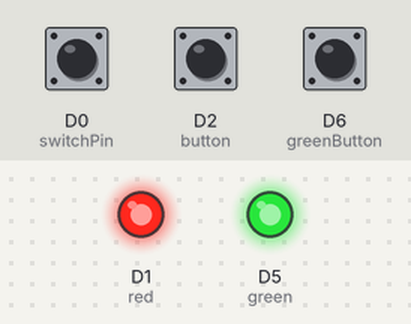
Bench run of a sketch on a simulated Particle Photon. Parts: output pins drawn as LEDs (lit = HIGH). The test bench sets the inputs (shaded band); at power-on: D0 (switchPin) HIGH, D6 (greenButton) HIGH, D2 (button) HIGH.

Above: at 1.5 s.
1.6 s: D0 (switchPin) pulled LOW for 0.6 s
At 2.3 s:
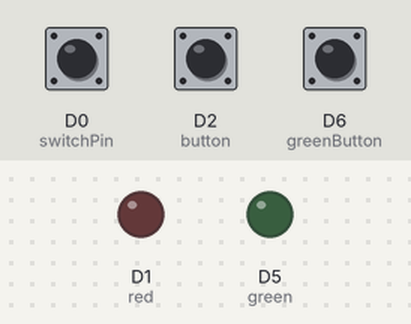
3.9 s: D6 (greenButton) pulled LOW for 0.6 s
At 5.2 s:
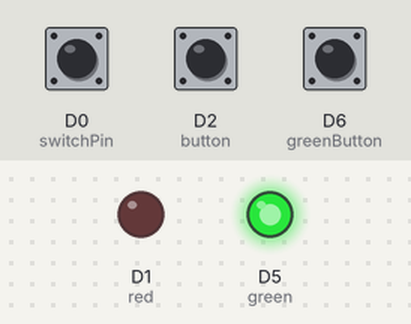
6.0 s: D0 (switchPin) pulled LOW for 1 s
At 8.2 s:
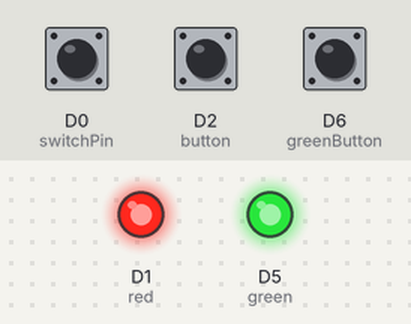
8.7 s: D0 (switchPin) pulled LOW for 3.2 s
At 9.6 s:
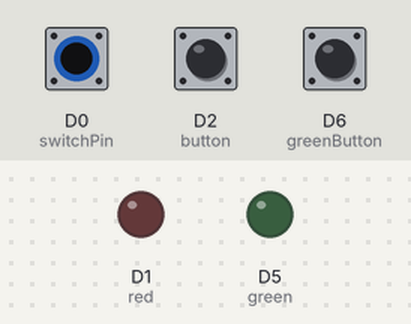
Timing chart, 0 to 13.7 s (numbered marks = the images above; inputs shaded):
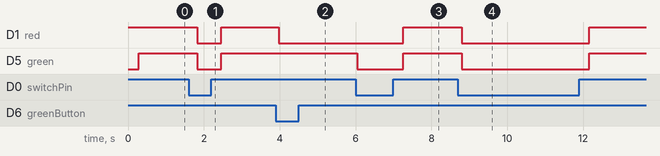

The sketch:

PhotonDnD.ino
```cpp
/*
 * Project PhotonDnD
 * Description:
 * Author:
 * Date:
 */

// global variables
int red = D1;       // red led
int green = D5;     // green led
int button = D2;    // red button
int greenButton = D6; // green button
int switchPin = D0;  // toggle switch used for on/off
// String ledStatus = "red";
bool switchStatusChanged = true;  // needed to only run on/off loop on change event
int switchStatus;
int currentSwitchVal;

// setup() runs once, when the device is first turned on.
void setup() {
    //for LEDs and Button
    pinMode(button, INPUT_PULLUP);
    pinMode(greenButton, INPUT_PULLUP);
    pinMode(red, OUTPUT);
    pinMode(green, OUTPUT);

    //set starting status with both lights on
    digitalWrite(red, HIGH);
    digitalWrite(green, LOW);

    //initiate switch
    pinMode(switchPin, INPUT_PULLUP);

    //publish blue starting colour at launch
    Particle.publish("LedColor","blue", PRIVATE);
}

void loop() {
    int redButtonState = digitalRead(button);

//only change colours when master power is on
if(currentSwitchVal == HIGH) {
    if(redButtonState == LOW) {
        // ledStatus = "red";
        Particle.publish("LedColor","red", PRIVATE); //publish the new color so the listener can act
        digitalWrite(green, LOW);
        digitalWrite(red, HIGH);
    }
    // Wait 0.5 seconds before checking button again.  If you hold button, you get toggle every 0.5 seconds.

    delay(500);


    int greenButtonState = digitalRead(greenButton);
    if(greenButtonState == LOW) {
        //publish the new color so the listener can act
        Particle.publish("LedColor","green", PRIVATE);
        // ledStatus = "green";
        digitalWrite(green, HIGH);
        digitalWrite(red, LOW);
    }
}

    //Switch section for master on/off switch that overrides red/green toggle
    currentSwitchVal = digitalRead(switchPin);

    // //because this is in loop() and we don't want to toggle on/off nonstop, we only want to toggle on/off when the switch changes position.
    if (currentSwitchVal != switchStatus) {
        switchStatusChanged = true;
        Particle.publish("Changed to Switch Val of",String(currentSwitchVal),PRIVATE);
    }

    if(switchStatusChanged == true) {
        switchStatus = currentSwitchVal;
        switchStatusChanged = false;

        if (currentSwitchVal == HIGH)
        {
            // switchStatus = HIGH;
            // digitalWrite(switchRed, LOW);
            //publish power on event to listening devices
            Particle.publish("MasterPower","MasterOn",PRIVATE);
            delay(200);
            Particle.publish("LedColor","blue", PRIVATE);
            digitalWrite(red, HIGH);
            digitalWrite(green, HIGH);
        }
        else
        {
            //turn off
            Particle.publish("MasterPower","MasterOff",PRIVATE);
            digitalWrite(red, LOW);
            digitalWrite(green, LOW);
        }
    }
}
```

Measured:
- after the input at 1.6 s, D1 (red), D5 (green): HIGH → LOW after 0.22 s, → HIGH 0.64 s later
- after the input at 3.9 s, D1 (red): HIGH → LOW after 0.08 s
- after the input at 6.0 s, D1 (red): LOW → HIGH after 1.3 s; D5 (green): HIGH → LOW at once, → HIGH 1.2 s later
- after the input at 8.7 s, D1 (red), D5 (green): HIGH → LOW after 0.10 s, → HIGH 3.4 s later
